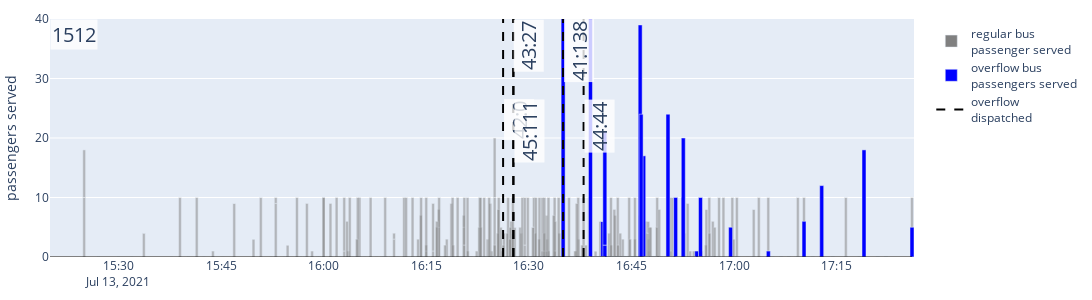

The code cell stored with this chart in its notebook:
### Code cell
import plotly.graph_objects as go
fig = go.Figure()
fig.add_trace(go.Scatter(x=merged_df.index, y=merged_df.zero, line=dict(color='black', width=1), showlegend=False))

# marker_pattern_shape=".", marker_pattern_fillmode='replace'
traces = [go.Bar(x=trip_df.index, y=trip_df.got_on_bus, width=25000, name="regular bus<br>passenger served", marker_color='grey', marker_opacity=0.5, showlegend=i==0) \
            for i, (trip_id, trip_df) in enumerate(merged_df.query("trip_id != 0 and overload_id == 0").groupby("trip_id"))]
fig.add_traces(traces)

fig.add_vrect(x0=merged_df.index.min(), x1=merged_df.index.max(), 
          annotation_text=f"{int(merged_df.got_on_bus.sum())}", 
          annotation_position="top left", annotation_textangle=0, annotation=dict(font=dict(size=20), bgcolor="rgba(255,255,255,0.8)"),
          fillcolor="green", opacity=0, line_width=0)

# TODO: Change these to people who left, not remaining
# traces = [go.Bar(x=trip_df.index, y=trip_df.remain, width=25000, name=trip_id, marker_color='grey', marker_opacity=0.5) \
#             for trip_id, trip_df in merged_df.query("trip_id != 0 and overload_id == 0").groupby("trip_id")]
# fig.add_traces(traces)

marker_colors = ['blue', 'blue']
traces = [go.Bar(x=trip_df.index, y=trip_df.got_on_bus, width=35000, name="overflow bus<br>passengers served", marker_color=marker_colors[i%2], showlegend=i==0) \
            for i, (trip_id, trip_df) in enumerate(merged_df.query("trip_id != 0 and overload_id == 1").groupby("trip_id"))]
fig.add_traces(traces)

# traces = [go.Bar(x=trip_df.index, y=trip_df.remain, width=55000, name=trip_id, marker_color='red') \
#             for trip_id, trip_df in merged_df.query("trip_id != 0 and overload_id == 1").groupby("trip_id")]
# fig.add_traces(traces)

dispatch_df = dispatch_arr[df_index]
dispatch_df = dispatch_df[dispatch_df['trip_id'].isin(trip_ids)]
all_indices = merge_all_indices(dispatch_df, dt_indices).query("bus_id != 0")
    
for i, (k, v) in enumerate(all_indices.sort_index().iterrows()):
  

    fig.add_trace(go.Scatter(x=[k,k], 
                        y=[0, 0], 
                        mode='lines', 
                        line=dict(color='black', dash='dash'),
                        name='overflow<br>dispatched', showlegend=i==0))
    
    trip_id = v['trip_id']
    bus_id = v['bus_id']
    fig.add_vline(x=k, line_width=2, line_dash="dash", line_color="black")
    a = merged_df.query(f"bus_id == '{bus_id}' and trip_id == '{trip_id}'")
    a_start = a.index.min()
    a_end = a.index.max()
    a_sum_served = int(a.got_on_bus.sum())
    # a_start, a_end, a_sum_served
    if i % 2 == 0:
      shift = -80
    else:
      shift = 0
    print(a_sum_served, i, shift)
    fig.add_vrect(x0=k, x1=a_end, 
            #   annotation_text=f"Total served:{a_sum_served}", annotation_position="top left",
              annotation_text=f"{bus_id}:{a_sum_served}", annotation_position="top left", annotation_textangle=-90, annotation=dict(font=dict(size=20), yshift=shift, bgcolor="rgba(255,255,255,0.8)"),
              fillcolor="green", opacity=0, line_width=0)

# fig.update_layout(showlegend=False)
fig.update_layout(margin={"r":10,"t":10,"l":10,"b":10}, width=1200, height=300)
fig.update_yaxes(range=[-40, 40], title='passengers served')
fig.update_yaxes(range=[0, 40])

# fig.write_image("plots/comparison.eps")
fig.show()
